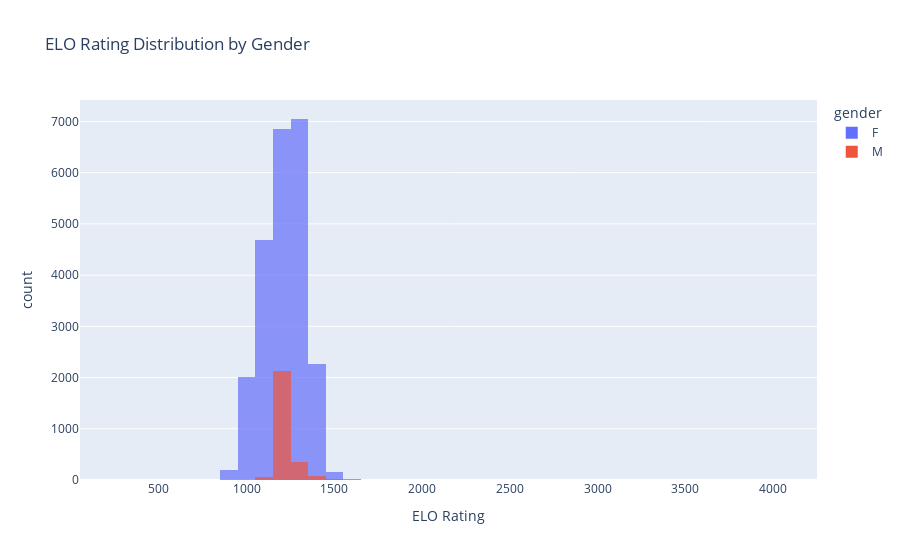

The code cell stored with this chart in its notebook:
### Markdown cell above
## Analyze ELO Rating Distribution

### Code cell
# Plot ELO rating distribution
user_pd = user_gdf[['elo_rating', 'gender', 'interaction_count']].dropna().to_pandas()
user_pd = user_pd[user_pd['interaction_count'] >= 100]

fig = px.histogram(
    user_pd, 
    x='elo_rating', 
    color='gender',
    nbins=50,
    title='ELO Rating Distribution by Gender',
    labels={'elo_rating': 'ELO Rating'},
    barmode='overlay',
    opacity=0.7
)

fig.show()

### Figure 1 — Plotly figure (JSON) as saved in the notebook; plotly's stock layout.template omitted (floating-point values rounded to 4 significant figures; data arrays with more than 128 entries replaced by an {"elided": "..."} marker saying what was removed)
{"data": [{"bingroup": "x", "hovertemplate": "gender=F<br>ELO Rating=%{x}<br>count=%{y}<extra></extra>", "legendgroup": "F", "marker": {"color": "#636efa", "opacity": 0.7, "pattern": {"shape": ""}}, "name": "F", "nbinsx": 50, "orientation": "v", "showlegend": true, "type": "histogram", "x": {"elided": "23332 float values"}, "xaxis": "x", "yaxis": "y"}, {"bingroup": "x", "hovertemplate": "gender=M<br>ELO Rating=%{x}<br>count=%{y}<extra></extra>", "legendgroup": "M", "marker": {"color": "#EF553B", "opacity": 0.7, "pattern": {"shape": ""}}, "name": "M", "nbinsx": 50, "orientation": "v", "showlegend": true, "type": "histogram", "x": {"elided": "2638 float values"}, "xaxis": "x", "yaxis": "y"}], "layout": {"barmode": "overlay", "legend": {"title": {"text": "gender"}, "tracegroupgap": 0}, "title": {"text": "ELO Rating Distribution by Gender"}, "xaxis": {"anchor": "y", "domain": [0, 1], "title": {"text": "ELO Rating"}}, "yaxis": {"anchor": "x", "domain": [0, 1], "title": {"text": "count"}}}}
